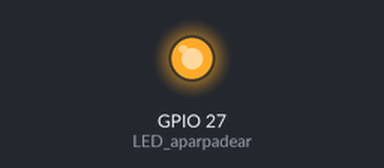
Recording of a sketch running on a simulated ESP32. On the bench: output pins drawn as LEDs (lit = HIGH).

Above: at 0.5 s.
At 5.0 s:
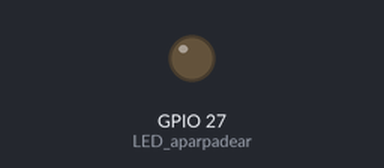
Timing chart, 0 to 6.9 s (numbered marks = the images above):
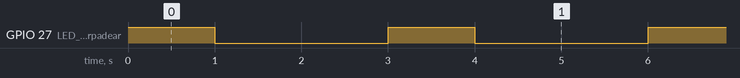

Measured:
- by itself, GPIO 27 (LED_aparpadear): alternates HIGH for 1.0 s and LOW for 2.0 s

The sketch:

1.ino
```cpp
/*
 NodeMCU Parpadeo/Blink por Dani No www.esploradores.com
 Hace parpadear un LED conectado a la salida D1 (GPIO05) del módulo NodeMCU.
 Este código de ejemplo es de público dominio.
 */

int LED_aparpadear = 27;                 // Definimos la variable y el número del GPIO a conectar el LED a parpadear.
                                        // Lo hacemos en el encabezado del programa para que
                                        // sea una variable global, accesible a todo el programa.

void setup() {                          // La función “setup” incializa las configuraciones de
                                        // los diferentes elementos del programa.
                                        // Únicamente se ejecuta una vez.
  pinMode(LED_aparpadear, OUTPUT);      // Inicializa el LED_aparpadear como una salida.
}

void loop() {                           // La función “loop” se ejecuta una y otra vez, indefinidamente.
  digitalWrite(LED_aparpadear, HIGH);   // Enciende el LED.
  delay(1000);                          // Espera un segundo.
  digitalWrite(LED_aparpadear, LOW);    // Apaga el LED.
  delay(2000);                          // Espera dos segundos.
}
```
